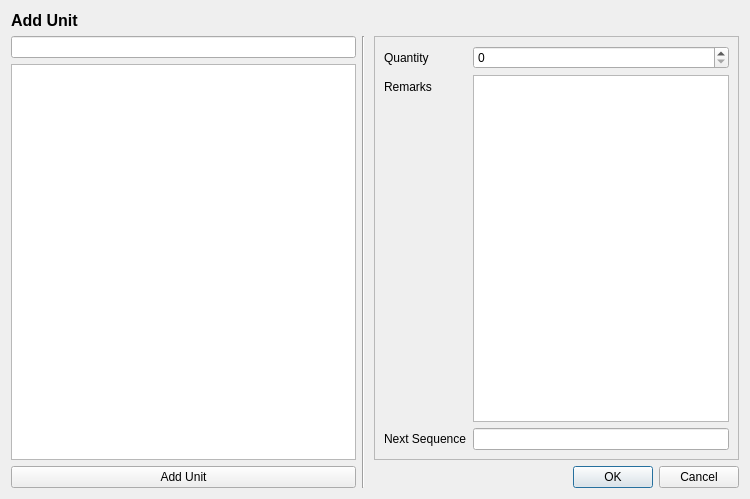
<?xml version="1.0" encoding="UTF-8"?>
<ui version="4.0">
 <class>Dialog</class>
 <widget class="QDialog" name="Dialog">
  <property name="geometry">
   <rect>
    <x>0</x>
    <y>0</y>
    <width>750</width>
    <height>499</height>
   </rect>
  </property>
  <property name="windowTitle">
   <string>Dialog</string>
  </property>
  <layout class="QGridLayout" name="gridLayout">
   <item row="0" column="0">
    <widget class="QLabel" name="label">
     <property name="font">
      <font>
       <pointsize>12</pointsize>
       <weight>75</weight>
       <bold>true</bold>
      </font>
     </property>
     <property name="text">
      <string>Add Unit</string>
     </property>
    </widget>
   </item>
   <item row="2" column="2" colspan="2">
    <widget class="QDialogButtonBox" name="buttonBox">
     <property name="standardButtons">
      <set>QDialogButtonBox::Cancel|QDialogButtonBox::Ok</set>
     </property>
    </widget>
   </item>
   <item row="1" column="1" rowspan="2" colspan="2">
    <widget class="Line" name="line">
     <property name="orientation">
      <enum>Qt::Vertical</enum>
     </property>
    </widget>
   </item>
   <item row="1" column="0" rowspan="2">
    <layout class="QVBoxLayout" name="verticalLayout">
     <item>
      <widget class="QLineEdit" name="lineEdit"/>
     </item>
     <item>
      <widget class="QTableWidget" name="tableWidget"/>
     </item>
     <item>
      <widget class="QPushButton" name="pushButton">
       <property name="text">
        <string>Add Unit</string>
       </property>
      </widget>
     </item>
    </layout>
   </item>
   <item row="1" column="3">
    <widget class="QFrame" name="frame">
     <property name="frameShape">
      <enum>QFrame::StyledPanel</enum>
     </property>
     <property name="frameShadow">
      <enum>QFrame::Raised</enum>
     </property>
     <layout class="QFormLayout" name="formLayout">
      <item row="0" column="0">
       <widget class="QLabel" name="label_3">
        <property name="text">
         <string>Quantity</string>
        </property>
       </widget>
      </item>
      <item row="0" column="1">
       <widget class="QSpinBox" name="spinBox"/>
      </item>
      <item row="1" column="0">
       <widget class="QLabel" name="label_2">
        <property name="text">
         <string>Remarks</string>
        </property>
       </widget>
      </item>
      <item row="1" column="1">
       <widget class="QPlainTextEdit" name="plainTextEdit"/>
      </item>
      <item row="2" column="0">
       <widget class="QLabel" name="label_4">
        <property name="text">
         <string>Next Sequence</string>
        </property>
       </widget>
      </item>
      <item row="2" column="1">
       <widget class="QLineEdit" name="lineEdit_2">
        <property name="readOnly">
         <bool>true</bool>
        </property>
       </widget>
      </item>
     </layout>
    </widget>
   </item>
  </layout>
 </widget>
 <resources/>
 <connections/>
</ui>
